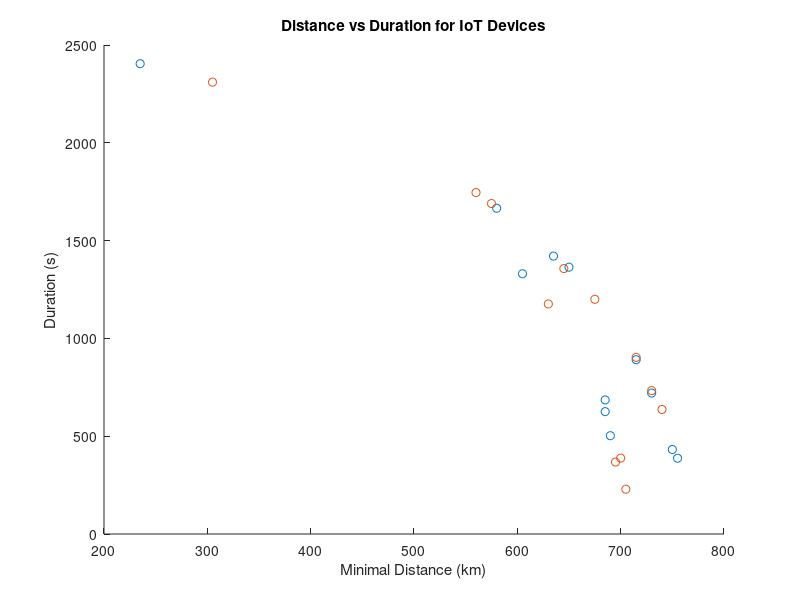

Write the MATLAB code that produced this figure.
clc; close all;

min_distances = [1420.8,1665.5,502.5379,891.0503,685.5408,625.6659,387.5504,432.0688,1330.5,720.5052,1364.2,2404.5];
durations = [635,580,690,715,685,685,755,750,605,730,650,235];
min_distances2 = [1745.63,1356.98,229.02,1199.92,367.87,388.08,636.66,733,1176.06,902.98,1689.49,2310.12];
durations2 = [560,645,705,675,695,700,740,730,630,715,575,305];

% Plotting minimal distance vs duration for a specific IoT
figure;
hold on;
plot(durations,min_distances, 'o');
plot(durations2,min_distances2, 'o');
hold off;
xlabel('Minimal Distance (km)');
ylabel('Duration (s)');
title(sprintf('Distance vs Duration for IoT Devices'));